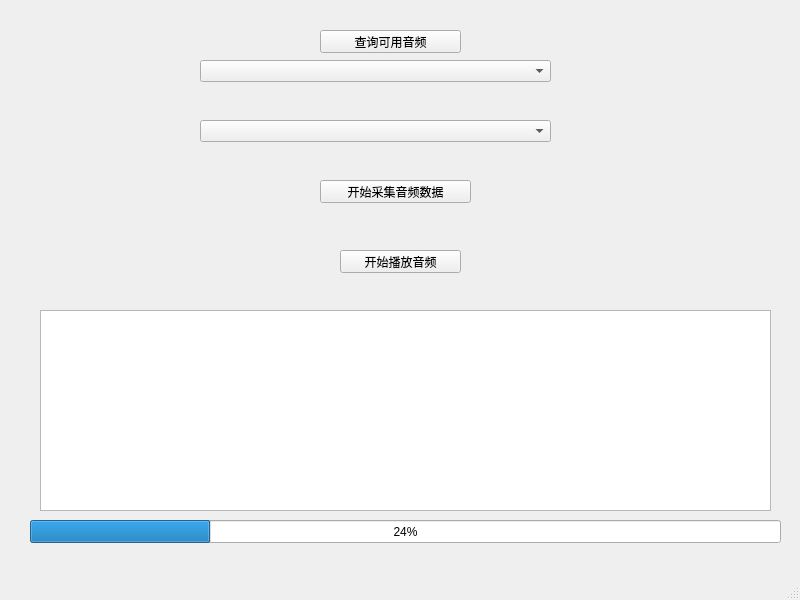
<?xml version="1.0" encoding="UTF-8"?>
<ui version="4.0">
 <class>MainWindow</class>
 <widget class="QMainWindow" name="MainWindow">
  <property name="geometry">
   <rect>
    <x>0</x>
    <y>0</y>
    <width>800</width>
    <height>600</height>
   </rect>
  </property>
  <property name="windowTitle">
   <string>MainWindow</string>
  </property>
  <widget class="QWidget" name="centralwidget">
   <widget class="QPlainTextEdit" name="plainTextEdit">
    <property name="geometry">
     <rect>
      <x>40</x>
      <y>310</y>
      <width>731</width>
      <height>201</height>
     </rect>
    </property>
   </widget>
   <widget class="QProgressBar" name="progressBar">
    <property name="geometry">
     <rect>
      <x>30</x>
      <y>520</y>
      <width>751</width>
      <height>23</height>
     </rect>
    </property>
    <property name="value">
     <number>24</number>
    </property>
   </widget>
   <widget class="QComboBox" name="comboBox_input">
    <property name="geometry">
     <rect>
      <x>200</x>
      <y>60</y>
      <width>351</width>
      <height>22</height>
     </rect>
    </property>
   </widget>
   <widget class="QComboBox" name="comboBox_output">
    <property name="geometry">
     <rect>
      <x>200</x>
      <y>120</y>
      <width>351</width>
      <height>22</height>
     </rect>
    </property>
   </widget>
   <widget class="QPushButton" name="pushButton_3">
    <property name="geometry">
     <rect>
      <x>320</x>
      <y>30</y>
      <width>141</width>
      <height>23</height>
     </rect>
    </property>
    <property name="text">
     <string>查询可用音频</string>
    </property>
   </widget>
   <widget class="QPushButton" name="pushButton_2">
    <property name="geometry">
     <rect>
      <x>340</x>
      <y>250</y>
      <width>121</width>
      <height>23</height>
     </rect>
    </property>
    <property name="text">
     <string>开始播放音频</string>
    </property>
   </widget>
   <widget class="QPushButton" name="pushButton">
    <property name="geometry">
     <rect>
      <x>320</x>
      <y>180</y>
      <width>151</width>
      <height>23</height>
     </rect>
    </property>
    <property name="text">
     <string>开始采集音频数据</string>
    </property>
   </widget>
  </widget>
  <widget class="QMenuBar" name="menubar">
   <property name="geometry">
    <rect>
     <x>0</x>
     <y>0</y>
     <width>800</width>
     <height>23</height>
    </rect>
   </property>
  </widget>
  <widget class="QStatusBar" name="statusbar"/>
 </widget>
 <resources/>
 <connections/>
</ui>
